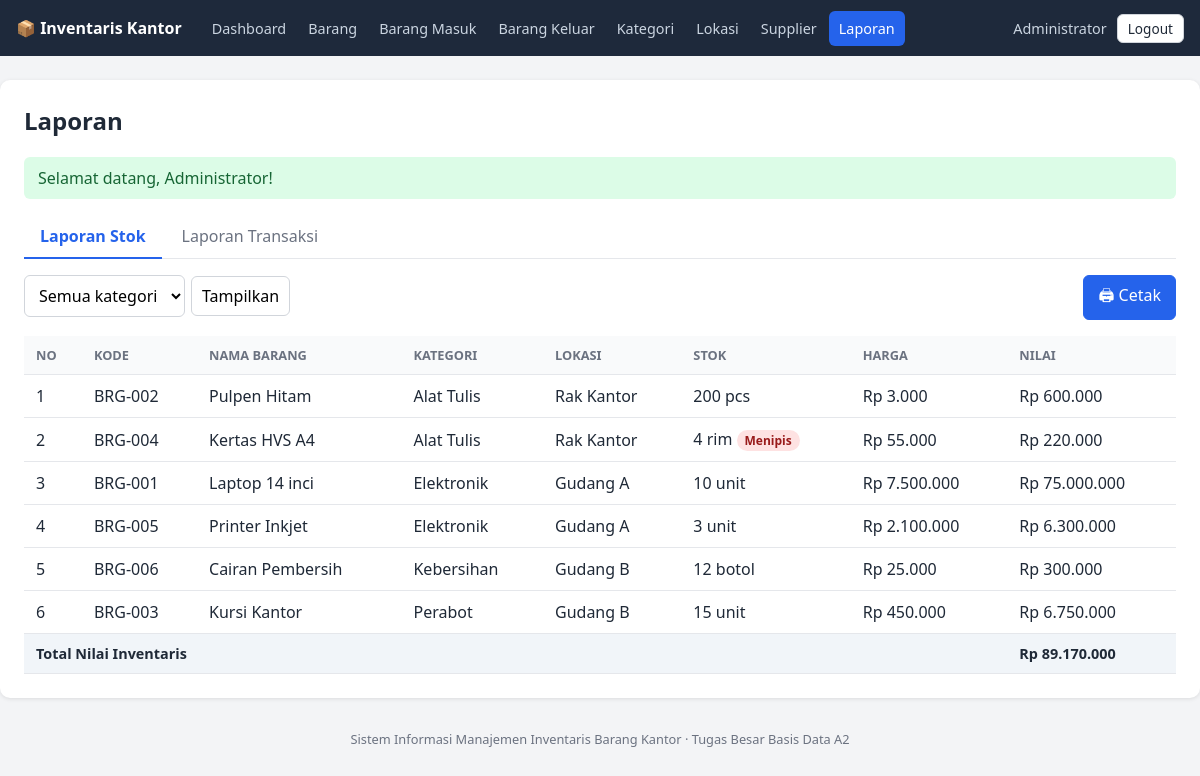
The page /html/laporan.php (signed in) on the database its author committed.
### tables this page shows
CREATE TABLE barang (
  id_barang    INT AUTO_INCREMENT PRIMARY KEY,
  kode_barang  VARCHAR(30)   NOT NULL UNIQUE,
  nama_barang  VARCHAR(150)  NOT NULL,
  satuan       VARCHAR(20)   NOT NULL DEFAULT 'pcs',
  stok         INT           NOT NULL DEFAULT 0 CHECK (stok >= 0),
  stok_minimum INT           NOT NULL DEFAULT 5 CHECK (stok_minimum >= 0),
  harga        DECIMAL(12,2) NOT NULL DEFAULT 0 CHECK (harga >= 0),
  id_kategori  INT NOT NULL,
  id_lokasi    INT NOT NULL,
  CONSTRAINT fk_barang_kategori
    FOREIGN KEY (id_kategori) REFERENCES kategori(id_kategori)
    ON UPDATE CASCADE ON DELETE RESTRICT,
  CONSTRAINT fk_barang_lokasi
    FOREIGN KEY (id_lokasi) REFERENCES lokasi(id_lokasi)
    ON UPDATE CASCADE ON DELETE RESTRICT
);

CREATE TABLE kategori (
  id_kategori   INT AUTO_INCREMENT PRIMARY KEY,
  nama_kategori VARCHAR(100) NOT NULL UNIQUE
);

CREATE TABLE lokasi (
  id_lokasi   INT AUTO_INCREMENT PRIMARY KEY,
  nama_lokasi VARCHAR(100) NOT NULL UNIQUE,
  keterangan  VARCHAR(255) NULL
);

### php/laporan_model.php (called while the page is built, shortened)
<?php
require_once __DIR__ . '/fungsi.php';
function laporan_stok(PDO $pdo, int $idKategori = 0): array
{
    $sql = "SELECT b.*, k.nama_kategori, l.nama_lokasi, (b.stok * b.harga) AS nilai
            FROM barang b
            JOIN kategori k ON b.id_kategori = k.id_kategori
            JOIN lokasi l   ON b.id_lokasi   = l.id_lokasi";
    $params = [];
    $sql .= " ORDER BY k.nama_kategori, b.kode_barang";
    $stmt = $pdo->prepare($sql);
    $stmt->execute($params);
    return $stmt->fetchAll();
}

### php/fungsi.php (called while the page is built, shortened)
<?php
function e($teks): string
{
    return htmlspecialchars((string)$teks, ENT_QUOTES, 'UTF-8');
}
function rupiah($angka): string
{
    return 'Rp ' . number_format((float)$angka, 0, ',', '.');
}

### html/laporan.php (the view, shortened to what this page needs)
<?php
require_once __DIR__ . '/../php/laporan_model.php';
require_once __DIR__ . '/../php/layout.php';
$jenis = ($_GET['jenis'] ?? 'stok') === 'transaksi' ? 'transaksi' : 'stok';
if ($jenis === 'stok') {
    $kategori       = (int)($_GET['kategori'] ?? 0);
    $data           = laporan_stok($pdo, $kategori);
    $totalNilai     = array_sum(array_column($data, 'nilai'));
}
?>
<div class="tab no-print">
    <a href="laporan.php?jenis=stok" class="<?= $jenis === 'stok' ? 'aktif' : '' ?>">Laporan Stok</a>
    <a href="laporan.php?jenis=transaksi" class="<?= $jenis === 'transaksi' ? 'aktif' : '' ?>">Laporan Transaksi</a>
</div>
<div class="toolbar no-print">
    <form method="get" class="cari">
        <?php if ($jenis === 'stok'): ?>
            <select name="kategori">
                <option value="0">Semua kategori</option>
            </select>
        <?php endif; ?>
        <button type="submit">Tampilkan</button>
    </form>
    <button type="button" class="btn btn-primary" onclick="window.print()">🖨 Cetak</button>
</div>
<div class="tabel-wrap">
<?php if ($jenis === 'stok'): ?>
    <table>
        <thead><tr><th>No</th><th>Kode</th><th>Nama Barang</th><th>Kategori</th><th>Lokasi</th><th>Stok</th><th>Harga</th><th>Nilai</th></tr></thead>
        <tbody>
        <?php foreach ($data as $i => $b): ?>
            <tr>
                <td><?= $i + 1 ?></td>
                <td><?= e($b['kode_barang']) ?></td>
                <td><?= e($b['nama_barang']) ?></td>
                <td><?= e($b['nama_kategori']) ?></td>
                <td><?= e($b['nama_lokasi']) ?></td>
                <td><?= (int)$b['stok'] ?> <?= e($b['satuan']) ?><?= $b['stok'] <= $b['stok_minimum'] ? ' <span class="badge merah">Menipis</span>' : '' ?></td>
                <td><?= rupiah($b['harga']) ?></td>
                <td><?= rupiah($b['nilai']) ?></td>
            </tr>
        <?php endforeach; ?>
        </tbody>
        <tfoot><tr><th colspan="7">Total Nilai Inventaris</th><th><?= rupiah($totalNilai) ?></th></tr></tfoot>
    </table>
<?php endif; ?>
</div>

### assets/css/style.css (style rules this page uses)
* { box-sizing: border-box; }
:root { --biru: #2563eb; --biru-tua: #1e40af; --merah: #dc2626; --hijau: #16a34a; --abu: #6b7280; --garis: #e5e7eb; --latar: #f3f4f6; --teks: #1f2937; }
body { margin: 0; font-family: system-ui, Arial, sans-serif; background: var(--latar); color: var(--teks); }
.toolbar { display: flex; justify-content: space-between; align-items: flex-start; gap: 12px; flex-wrap: wrap; margin-bottom: 16px; }
.cari { display: flex; gap: 6px; flex-wrap: wrap; align-items: center; }
input, select, button { font: inherit; padding: 8px 10px; border: 1px solid #d1d5db; border-radius: 6px; background: #fff; }
button { cursor: pointer; }
.btn { display: inline-block; padding: 8px 14px; border: 1px solid #d1d5db; border-radius: 6px; background: #fff; color: var(--teks); text-decoration: none; cursor: pointer; white-space: nowrap; }
.btn-primary { background: var(--biru); border-color: var(--biru); color: #fff; }
.tabel-wrap { overflow-x: auto; }
table { width: 100%; border-collapse: collapse; }
th, td { padding: 10px 12px; border-bottom: 1px solid var(--garis); text-align: left; white-space: nowrap; }
th { background: #f9fafb; font-size: .8rem; text-transform: uppercase; color: var(--abu); }
tfoot th { background: #f1f5f9; color: var(--teks); font-size: .9rem; text-transform: none; }
.badge { display: inline-block; padding: 2px 8px; border-radius: 999px; font-size: .75rem; font-weight: 600; }
.badge.merah { background: #fee2e2; color: #991b1b; }
.tab { display: flex; gap: 4px; border-bottom: 1px solid var(--garis); margin-bottom: 16px; }
.tab a { padding: 10px 16px; text-decoration: none; color: var(--abu); border-bottom: 2px solid transparent; margin-bottom: -1px; }
.tab a.aktif { color: var(--biru); border-bottom-color: var(--biru); font-weight: 600; }

### rows shown on the page
barang: kode_barang "BRG-002", nama_barang "Pulpen Hitam", id_kategori.nama_kategori "Alat Tulis", id_lokasi.nama_lokasi "Rak Kantor", stok "200", satuan "pcs", harga "Rp 3.000", nilai "Rp 600.000"
barang: kode_barang "BRG-004", nama_barang "Kertas HVS A4", id_kategori.nama_kategori "Alat Tulis", id_lokasi.nama_lokasi "Rak Kantor", stok "4", satuan "rim", stok_minimum "Menipis", harga "Rp 55.000", nilai "Rp 220.000"
barang: kode_barang "BRG-001", nama_barang "Laptop 14 inci", id_kategori.nama_kategori "Elektronik", id_lokasi.nama_lokasi "Gudang A", stok "10", satuan "unit", harga "Rp 7.500.000", nilai "Rp 75.000.000"
barang: kode_barang "BRG-005", nama_barang "Printer Inkjet", id_kategori.nama_kategori "Elektronik", id_lokasi.nama_lokasi "Gudang A", stok "3", satuan "unit", harga "Rp 2.100.000", nilai "Rp 6.300.000"
barang: kode_barang "BRG-006", nama_barang "Cairan Pembersih", id_kategori.nama_kategori "Kebersihan", id_lokasi.nama_lokasi "Gudang B", stok "12", satuan "botol", harga "Rp 25.000", nilai "Rp 300.000"
barang: kode_barang "BRG-003", nama_barang "Kursi Kantor", id_kategori.nama_kategori "Perabot", id_lokasi.nama_lokasi "Gudang B", stok "15", satuan "unit", harga "Rp 450.000", nilai "Rp 6.750.000"

### other values the page prints
$label "Dashboard"
$label "Barang"
$label "Barang Masuk"
$label "Barang Keluar"
$label "Kategori"
$label "Lokasi"
$label "Supplier"
$label "Laporan"
$nama "Administrator"
$judul "Laporan"
$flash['pesan'] "Selamat datang, Administrator!"
rupiah($totalNilai) "Rp 89.170.000"
